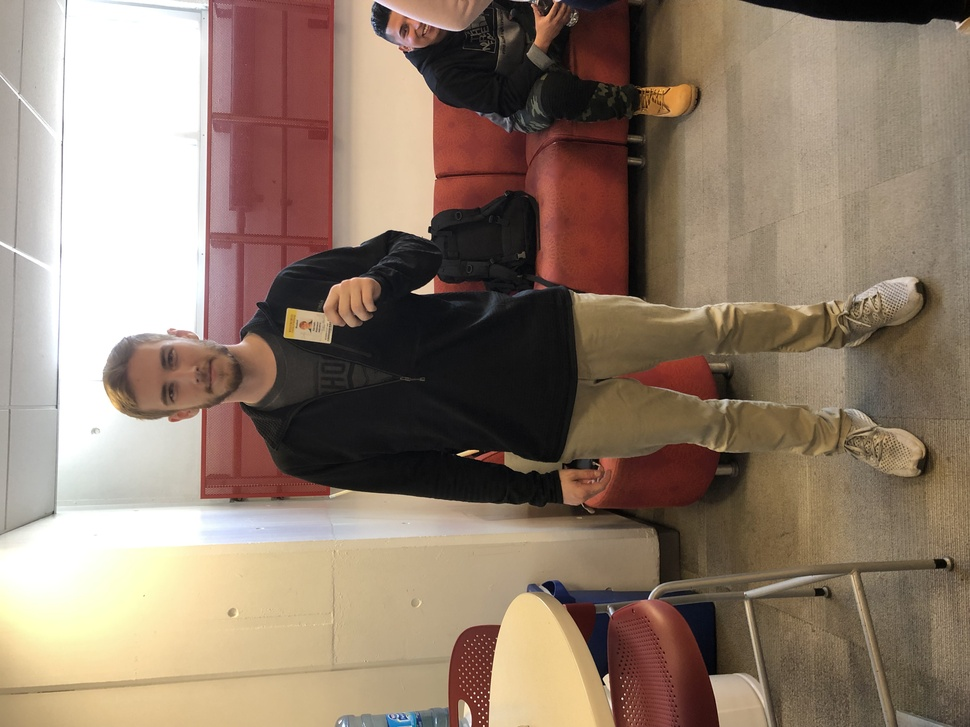
%> input picture photo1full.jpg, 970 x 727 px, shrunk from 4032 x 3024 before the run, given in place of test.jpg, which was not available
$ octave Code.m   (GNU Octave 9; MATLAB toolbox functions it lacks are replaced by stand-ins)
%> lines starting %> are read from the running program, lines starting %| are printed output that depends on the picture; pictures that were not available may be replaced by others from this repository, and a replacement may not be noted
input = imread('test.jpg');
%> input is the input picture: size 727x970x3 uint8; mean R, G, B 144.8, 126.1, 109.9
imshow(input);

I = rgb2gray(input);
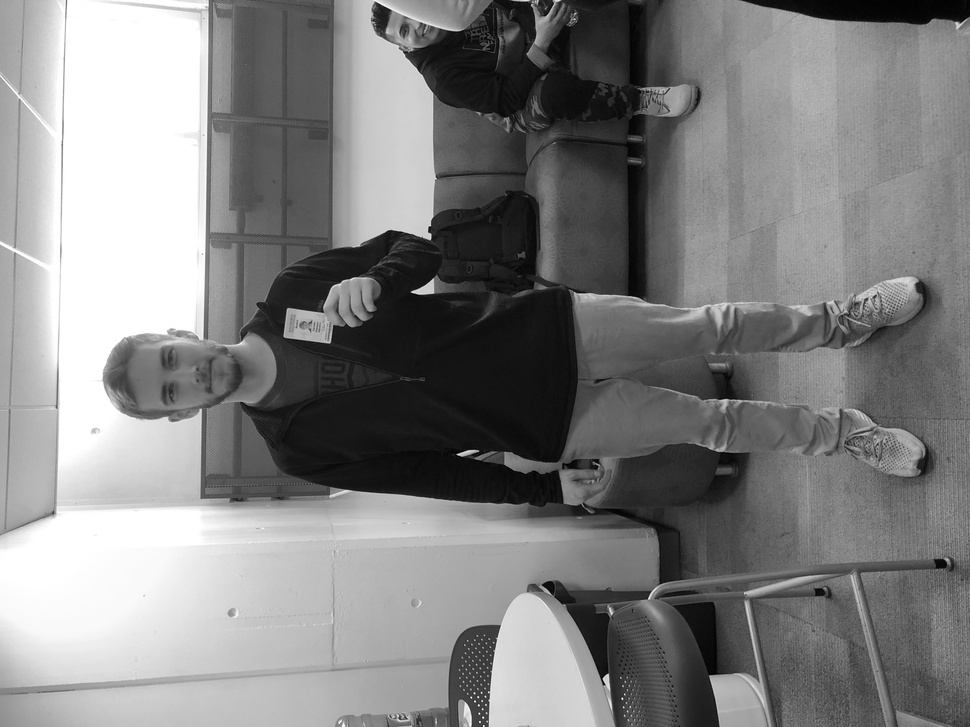
%> I: size 727x970 uint8; min 1, max 255, mean 129.8
bw = imbinarize(input);
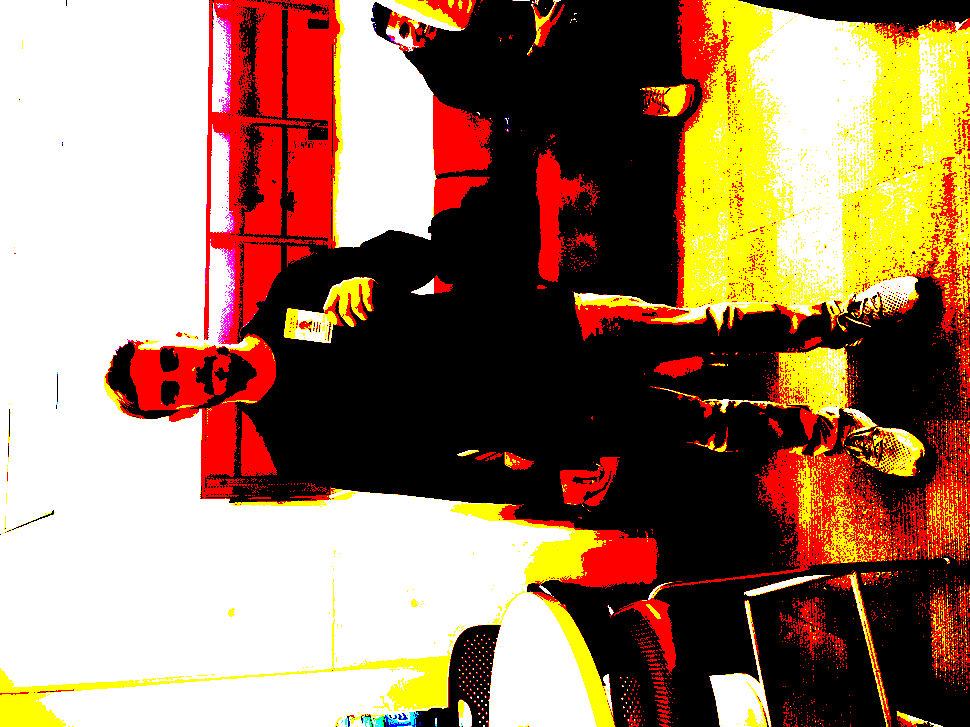
%> bw: size 727x970x3 logical; mean R, G, B 0.618, 0.49, 0.383
imshow(bw);

bw = bwareaopen(bw,30);
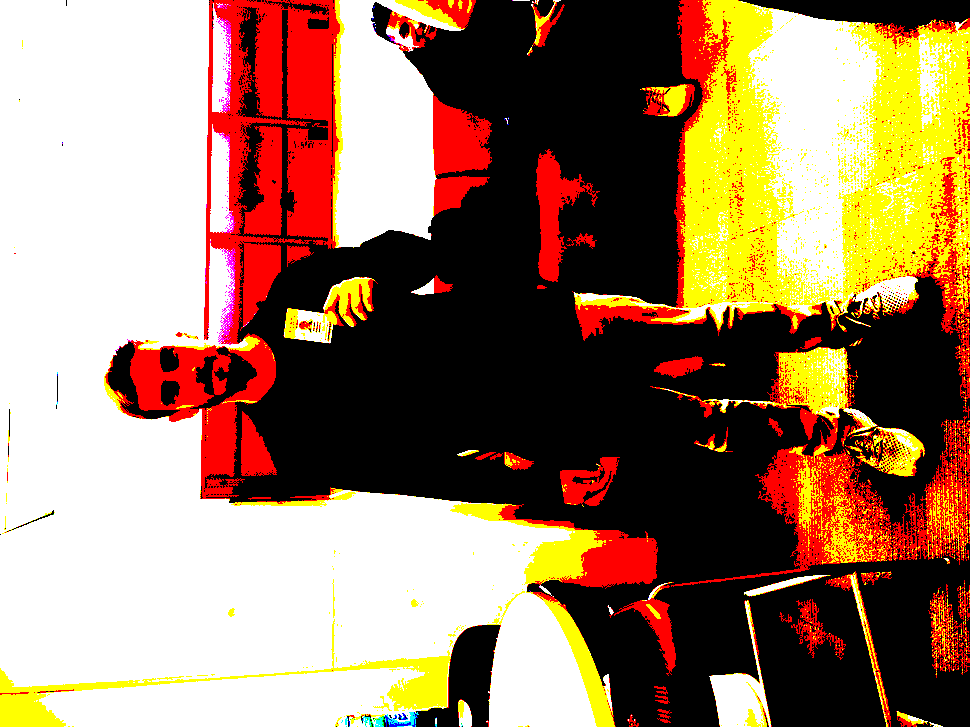
%> bw: size 727x970x3 logical; mean R, G, B 0.613, 0.49, 0.383
imshow(bw);

se = strel('disk',2);
bw = imclose(bw,se);
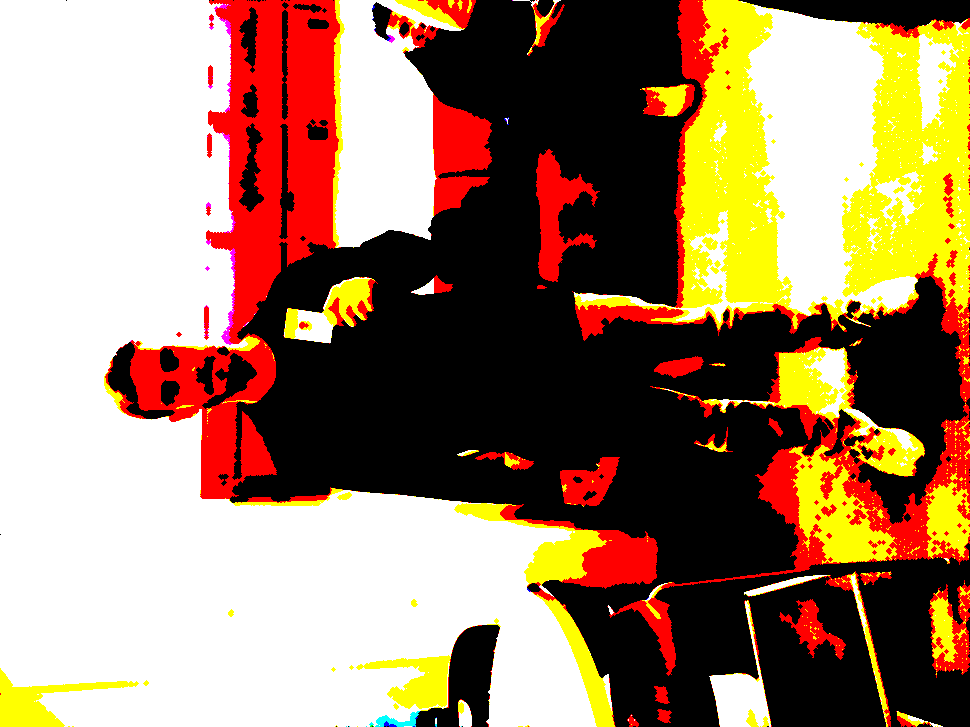
%> bw: size 727x970x3 logical; mean R, G, B 0.628, 0.509, 0.398
imshow(bw);

bw = imfill(bw, 'holes');
imshow(bw);

%> (the run ends here)
